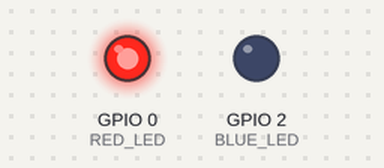
Recording of a sketch running on a simulated ESP8266 (NodeMCU). Parts: output pins drawn as LEDs (lit = HIGH). WiFi joins after 1.5 s; servers stay silent unless stated; what the sketch prints to the serial monitor is not drawn. At 1.6 s the program puts the board to deep sleep or switches it off; the recording ends there.

Above: at 0.1 s.
Timing chart, 0 to 1.6 s (numbered marks = the images above):
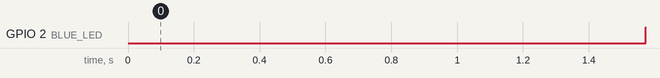

The sketch:

ESP_Internet_Clock.ino
```cpp
//------------------------------------------------------------------------------
// Adafruit HUZZAH8266 NTP Query
//
//
// Author(s): MArkos Frazzer, Ethan, U.J.    Date: 2019-12-26
//
//------------------------------------------------------------------------------
//
// SEE ALL THE LIBRARY DOCUMENTATION LOL
//
//------------------------------------------------------------------------------

#include <ESP8266WiFi.h>
#include <WiFiUdp.h>
#include <SoftwareSerial.h>

#define BLUE_LED 2
#define RED_LED 0
#define NTP_PACKET_SIZE 48


// Function headers
void beginSync();
unsigned long sendNtpPacket(IPAddress& address);
unsigned long getLongFromPacket(byte (&packet)[NTP_PACKET_SIZE], int offset);
void handleNtpPacket(byte (&packet)[NTP_PACKET_SIZE], float ntpDelay);


// Define some constants
const unsigned long SEVENTY_YEARS = 2208988800UL;
// 4294967296 is the maximum integer for an 32 bit integer
// declared as a float so math works :)
const float MAX_INT = 4294967296.0;
const char* NTP_SERVER_NAME = "time.nist.gov";


// Define some variables
char ssid[] = "PHASZNET-2.4G";
char pass[] = "314159pi00";

int packetSize = 0;
int sendMillis = 0;
int timeToReceive = 0;
unsigned int localPort = 2390;
unsigned long epoch = 0;
unsigned long ntpSecs = 0;
unsigned long ntpMillisInt = 0;
float epochMillis = 0.0;
float ntpMillis = 0.0;
float ntpDelay = 0.0;

byte packetBuffer[NTP_PACKET_SIZE];

// SoftwareSerial Variables
uint8_t sendBytes[4] = {0};


// Set up an instance of softwareSerial
SoftwareSerial querySerial(12, 14);  // (rx, tx)


// Set up some WiFi stuff
IPAddress timeServerIP;
WiFiUDP udp;

//------------------------------------------------------------------------------
// SET UP SET UP SET UP SET UP SET UP SET UP SET UP SET UP SET UP SET UP
//------------------------------------------------------------------------------
void setup() {

  // Setup pinmodes
  pinMode(BLUE_LED, OUTPUT);
  pinMode(RED_LED, OUTPUT);

  digitalWrite(BLUE_LED, LOW);
  digitalWrite(RED_LED, HIGH);

  // Setup serial
  Serial.begin(115200);
  Serial.println();

  Serial.print(" //-------------------------------------------------- \n");
  Serial.print(" // TIME SYNC \n");
  Serial.print(" //-------------------------------------------------- \n\n");

  // Setup SoftwareSerial
  querySerial.begin(57600);

  Serial.print(" Connecting to ");
  Serial.println(ssid);
  Serial.print(" ");
  WiFi.begin(ssid, pass);


  // Connect the WiFi
  while (WiFi.status() != WL_CONNECTED) {
    delay(500);
    Serial.print(".");
  }

  // Print connection info
  Serial.println(" WiFi connected");
  Serial.println(" IP address: ");
  Serial.print(" ");
  Serial.println(WiFi.localIP());
  Serial.println(" Starting UDP");
  udp.begin(localPort);
  Serial.print(" Local port: ");
  Serial.print(udp.localPort());
  Serial.print("\n\n");

}


//------------------------------------------------------------------------------
// LOOP LOOP LOOP LOOP LOOP LOOP LOOP LOOP LOOP LOOP
//------------------------------------------------------------------------------
void loop() {

  beginSync();

  digitalWrite(BLUE_LED, HIGH);

  ESP.deepSleep(0);  // Sleep untill RST is pulled low by the Nano

}

//------------------------------------------------------------------------------
void beginSync() {

  WiFi.hostByName(NTP_SERVER_NAME, timeServerIP);

  sendMillis = millis();

  sendNtpPacket(timeServerIP);

  packetSize = udp.parsePacket();

  while (!packetSize) {
    Serial.println(" No packet yet");
    packetSize = udp.parsePacket();
    delay(20);

    if((millis() - sendMillis) > 5000) {
        Serial.println(" Failure: No packet received within 5 seconds");
        break;

    }
  }

  Serial.print(" Packet received of length ");
  Serial.print(packetSize);

  Serial.print("\n Time to receive: ");
  timeToReceive = millis() - sendMillis;
  Serial.print(timeToReceive);

  // Assume a symmetrical delay
  ntpDelay = (timeToReceive / 2.0) / 1000.0;

  // We've received a packet, read the data from it
  udp.read(packetBuffer, NTP_PACKET_SIZE); // read the packet into the buffer

  handleNtpPacket(packetBuffer, ntpDelay);

}

//------------------------------------------------------------------------------
unsigned long sendNtpPacket(IPAddress& address) {
  // send an NTP request to the time server at the given address

  // Serial.println("sending NTP packet...");
  // set all bytes in the buffer to 0
  memset(packetBuffer, 0, NTP_PACKET_SIZE);
  // Initialize values needed to form NTP request
  // indicate binary (0b), 00 (no leap warning),
  // 011 (version 3), 011 (client mode)
  // Use version 3 because code cannot handle 64bit integers
  packetBuffer[0] = 0b00011011;

  // All NTP fields have been given values, now
  // you can send a packet requesting a timestamp:
  udp.beginPacket(address, 123); //NTP requests are to port 123
  udp.write(packetBuffer, NTP_PACKET_SIZE);
  udp.endPacket();

}

//------------------------------------------------------------------------------
void handleNtpPacket(byte (&packet)[NTP_PACKET_SIZE], float ntpDelay) {

  // Combine the four bytes into a long integer
  // This is NTP time (seconds since Jan 1 1900) in seconds
  ntpSecs = getLongFromPacket(packetBuffer, 40);

  // this is the NTP time's milliseconds
  ntpMillisInt = getLongFromPacket(packetBuffer, 44);
  ntpMillis = ntpMillisInt / MAX_INT;

  // Now convert NTP time into epoch time
  // Unix time starts on Jan 1 1970. In NTP that's 2208988800 seconds
  // Subtract seventy years from NTP to get epoch, and
  // account for the delay in receiving the NTP response
  epoch = ntpSecs - SEVENTY_YEARS + floor(ntpMillis + ntpDelay);

  sendBytes[0] = epoch >> 24;
  sendBytes[1] = epoch >> 16;
  sendBytes[2] = epoch >> 8;
  sendBytes[3] = epoch >> 0;

  for (int i = 0; i <= 3; i++) {
    querySerial.write(sendBytes[i]);

  }

}

//------------------------------------------------------------------------------
unsigned long getLongFromPacket(byte (&packet)[NTP_PACKET_SIZE], int offset) {

    return packet[offset] << 24 | packet[offset+1] << 16 | packet[offset+2] << 8 | packet[offset+3];

}

//------------------------------------------------------------------------------
```

Measured:
- by itself, GPIO 2 (BLUE_LED): LOW → HIGH at 1.6 s
